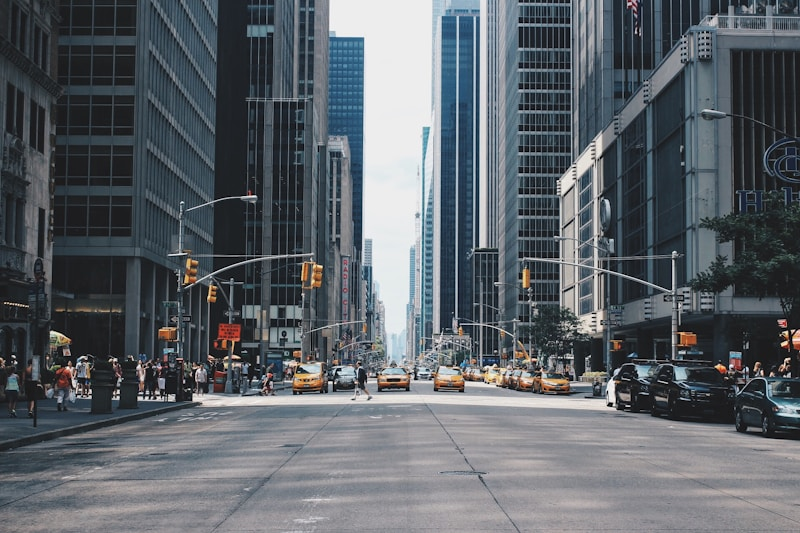
#> input picture test_road.jpg, 800 x 533 px
$ python -i lane_detector.py   (imports and definitions only)
#> lines starting #> are read from the running program, lines starting #| are printed output that depends on the picture; after the words box and inside, x2 and y2 are one past the last pixel; in counts of white or black regions, pixels touching at a corner belong together
#> further down, picture is the input picture: shape (533, 800, 3); mean B, G, R 104.6, 98.8, 93
import cv2
import numpy as np

class LaneDetector:
    def __init__(self):
        # 이전 프레임의 차선 정보를 저장해두었다가,
        # 현재 프레임에서 차선을 못 찾으면 대신 사용 (깜빡임 방지)
        self.prev_left = None
        self.prev_right = None

    def make_coordinates(self, image, line_parameters):
        """
        기울기(slope)와 절편(intercept)을 받아서
        이미지 상의 실제 좌표 (x1, y1, x2, y2)를 계산합니다.
        """
        if line_parameters is None:
            return None

        slope, intercept = line_parameters
        y1 = image.shape[0]  # 화면 바닥
        y2 = int(y1 * 0.6)   # 화면의 60% 지점 (소실점 부근)

        # y = mx + b  ->  x = (y - b) / m
        if slope == 0:
            slope = 0.001 # 0 나누기 방지

        x1 = int((y1 - intercept) / slope)
        x2 = int((y2 - intercept) / slope)

        return {"x1": x1, "y1": y1, "x2": x2, "y2": y2}

    def average_slope_intercept(self, image, lines):
        """
        여러 개의 선분들을 받아서 왼쪽 차선과 오른쪽 차선으로 분류하고,
        각각의 평균을 구해서 '하나의 대표 차선'으로 만듭니다.
        """
        left_fit = []
        right_fit = []

        if lines is None:
            return None, None

        for line in lines:
            x1, y1, x2, y2 = line[0]

            # 수직선 예외처리
            if x1 == x2:
                continue

            # 1. 기울기 및 절편 계산 (y = mx + b)
            parameters = np.polyfit((x1, x2), (y1, y2), 1)
            slope = parameters[0]
            intercept = parameters[1]

            # 2. 기울기 필터링 (너무 완만하거나 수직인 선 제거)
            # 왼쪽 차선: 기울기가 음수 (보통 -2.0 ~ -0.5)
            # 오른쪽 차선: 기울기가 양수 (보통 0.5 ~ 2.0)
            if slope < -0.5 and slope > -2.0:
                left_fit.append((slope, intercept))
            elif slope > 0.5 and slope < 2.0:
                right_fit.append((slope, intercept))

        # 3. 평균 계산
        left_line = None
        right_line = None

        if len(left_fit) > 0:
            left_avg = np.average(left_fit, axis=0)
            left_line = self.make_coordinates(image, left_avg)
            self.prev_left = left_line # 저장
        else:
            left_line = self.prev_left # 못 찾으면 이전 값 사용

        if len(right_fit) > 0:
            right_avg = np.average(right_fit, axis=0)
            right_line = self.make_coordinates(image, right_avg)
            self.prev_right = right_line # 저장
        else:
            right_line = self.prev_right # 못 찾으면 이전 값 사용

        return left_line, right_line

    def detect(self, image):
        if image is None:
            return []

        # 1. 그레이스케일
        gray = cv2.cvtColor(image, cv2.COLOR_BGR2GRAY)
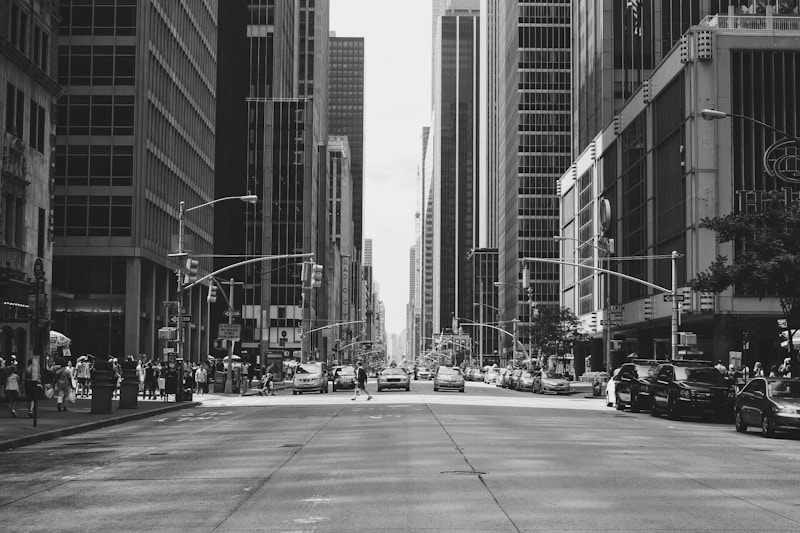
#> gray: shape (533, 800); min 0, max 254, mean 97.7

        # 2. 블러 (노이즈 제거 강화)
        blur = cv2.GaussianBlur(gray, (5, 5), 0)

        # 3. 엣지 검출
        edges = cv2.Canny(blur, 50, 150)
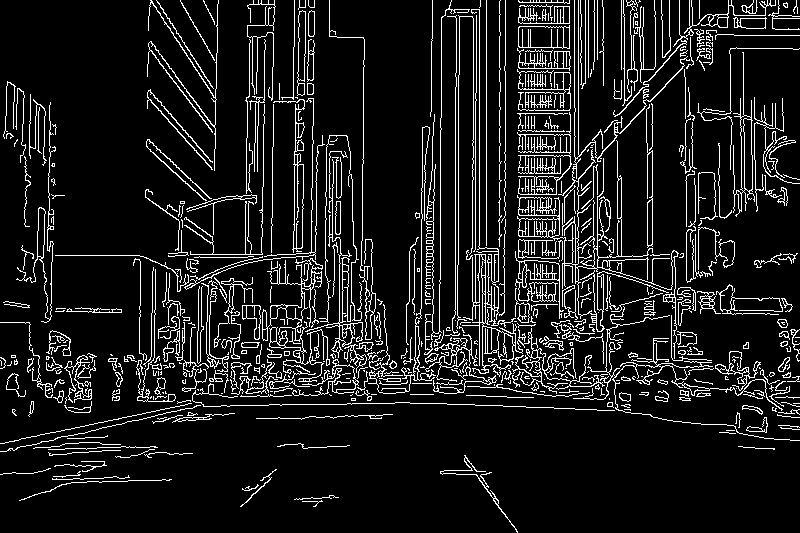
#> edges: shape (533, 800); 10.5% white in thin lines or dots

        # 4. ROI 설정 (대시보드 제외)
        height, width = edges.shape
#> height = 533; width = 800
        mask = np.zeros_like(edges)

        polygon = np.array([
            [
                (0, height),                        # 좌측 하단
                (int(width * 0.1), int(height * 0.6)),   # 좌측 상단
                (int(width * 0.9), int(height * 0.6)),   # 우측 상단
                (width, height)                     # 우측 하단
            ]
        ], np.int32)

        # 대시보드(화면 하단 10%) 가리기
        # 차 보닛이 차선으로 인식되는 것을 방지
        dashboard_mask = np.ones_like(edges) * 255
        cv2.rectangle(dashboard_mask, (0, int(height * 0.9)), (width, height), 0, -1)
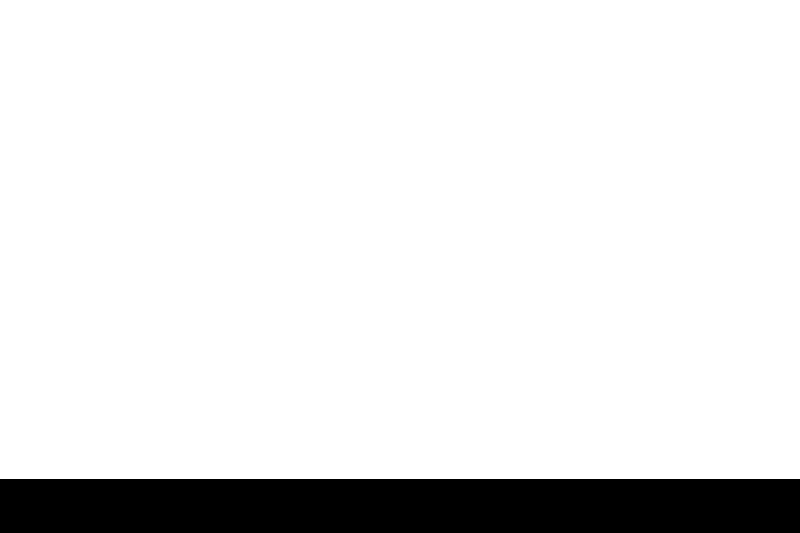
#> dashboard_mask: shape (533, 800); 89.9% white; 1 black region, box (x1, y1, x2, y2) and area: (0, 479, 800, 533) 43200

        cv2.fillPoly(mask, polygon, 255)
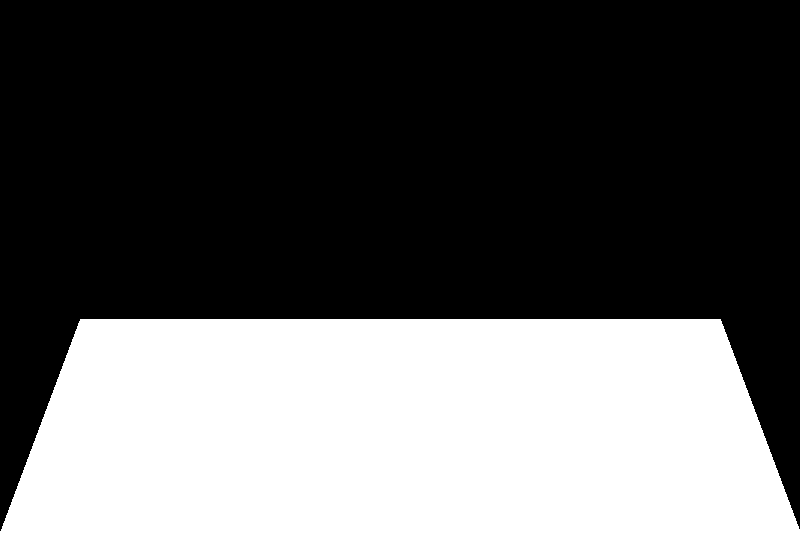
#> mask: shape (533, 800); 36.2% white; 1 white region, box (x1, y1, x2, y2) and area: (0, 319, 800, 533) 154266

        # ROI + 대시보드 마스킹 적용
        masked_edges = cv2.bitwise_and(edges, mask)
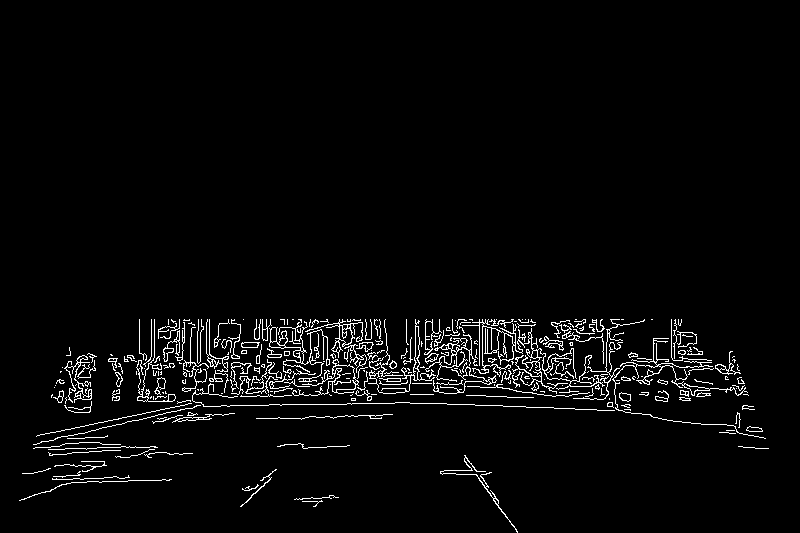
#> masked_edges: shape (533, 800); 3.3% white in thin lines or dots, all inside (x1, y1, x2, y2) = (19, 319, 769, 533)
        masked_edges = cv2.bitwise_and(masked_edges, dashboard_mask)
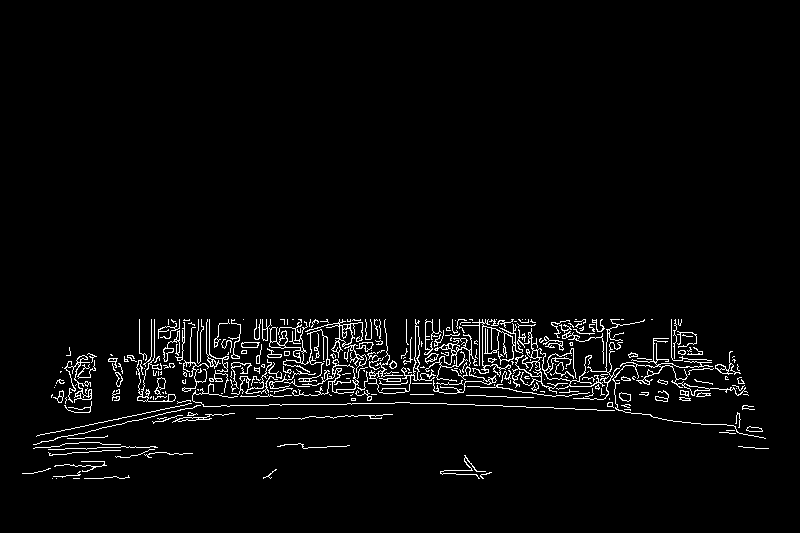
#> masked_edges: shape (533, 800); 3.2% white in thin lines or dots, all inside (x1, y1, x2, y2) = (22, 319, 769, 479)

        # 5. 직선 검출
        lines = cv2.HoughLinesP(masked_edges, 1, np.pi / 180, 50, minLineLength=50, maxLineGap=100)
#> lines = 87 rows, first 6: [36, 436, 585, 320], [65, 403, 734, 356], [67, 364, 729, 353], [67, 365, 737, 365], [66, 366, 743, 390], [62, 367, 690, 400]

        # 6. 차선 평균화 (Averaging)
        left_lane, right_lane = self.average_slope_intercept(image, lines)
#> the loop in average_slope_intercept, `for line in lines:` made 87 passes
#> (x1, y1, x2, y2, slope, intercept) on passes 1 to 12: (36, 436, 585, 320, -0.211, 443.6), (65, 403, 734, 356, -0.0703, 407.6), (67, 364, 729, 353, -0.0166, 365.1), (67, 365, 737, 365, 8.12e-17, 365), (66, 366, 743, 390, 0.0355, 363.7), (62, 367, 690, 400, 0.0525, 363.7), (351, 400, 630, 410, 0.0358, 387.4), (139, 323, 755, 431, 0.175, 298.6), (75, 366, 738, 366, -1.32e-17, 366), (67, 363, 696, 341, -0.035, 365.3), (68, 361, 696, 339, -0.035, 363.4), (139, 338, 696, 338, -2.2e-16, 338)
#> after the loop in average_slope_intercept, `for line in lines:`: left_fit = []

        # 결과 리스트 생성
        lanes = []
        if left_lane:
            left_lane["id"] = "left" # [추가] ID 부여
            lanes.append(left_lane)
        if right_lane:
            right_lane["id"] = "right" # [추가] ID 부여
            lanes.append(right_lane)

        return lanes

>>> import cv2
>>> picture = cv2.imread('../test_road.jpg')
>>> result = LaneDetector().detect(picture)
#> result = []
